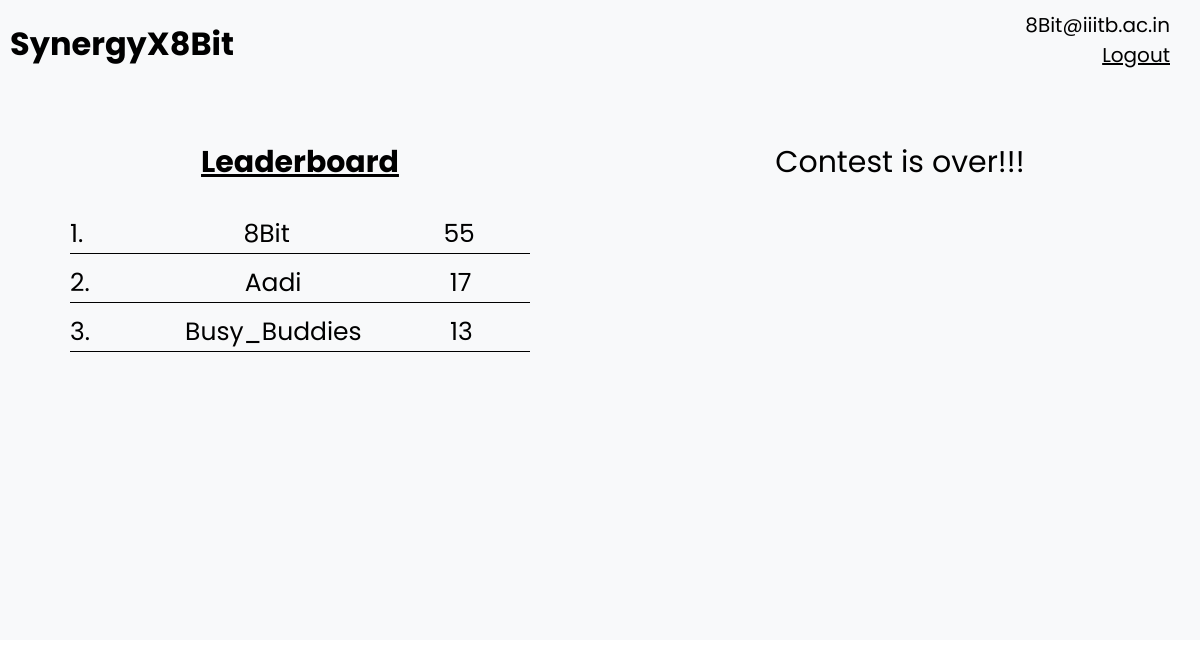
Before: /participant (signed in) with the older database file.
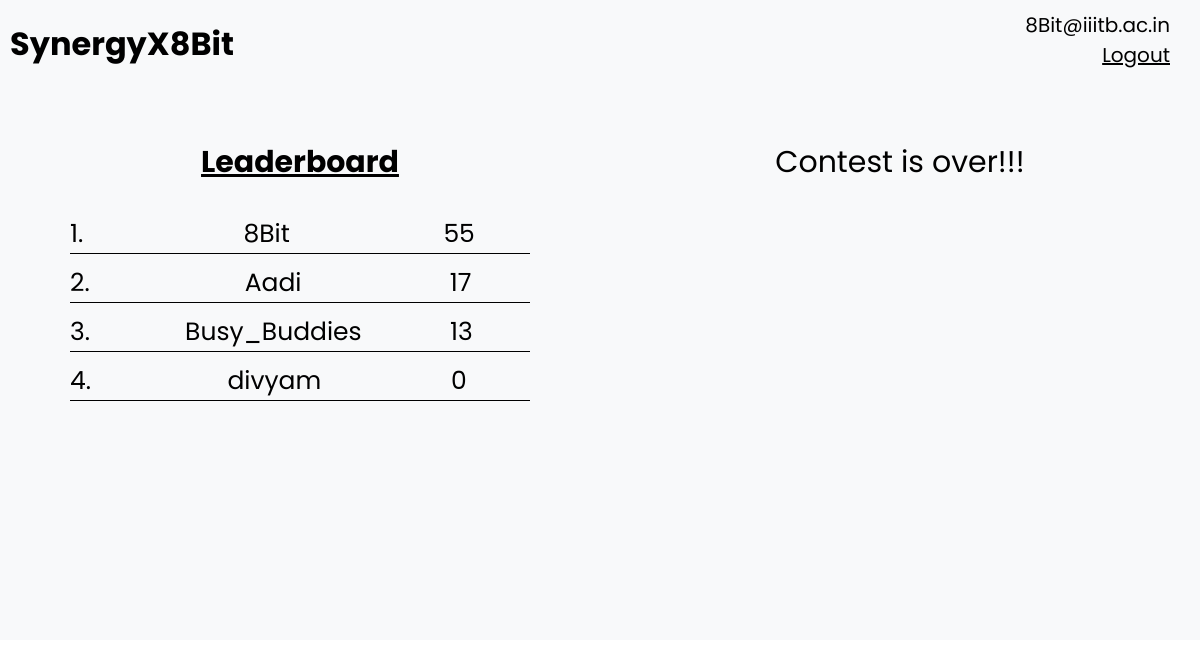
After: the same page with the newer database file.
### base/models.py (models this page shows)
class User(AbstractUser):
    email = models.EmailField(unique=True, null=True)
    phone_number=models.IntegerField(null=True)
    username=models.CharField(unique=True,max_length=100,null=True)
    gold=models.IntegerField(default=0)
    sand=models.DateTimeField(default=datetime(2024,11,10,18,30,30))
    USERNAME_FIELD = 'email'
    REQUIRED_FIELDS = ['username']
    def __str__(self) -> str:
        return str(self.email)

### base/views.py (the view, shortened to what this page needs)
# urls.py: path('participant',views.participant_home,name="participant_home"),
def participant_home(request):
    da=datetime.now()
    user_1= User.objects.get(email=str(request.user))
    timezone = user_1.sand.tzinfo
    da=da.replace(tzinfo=timezone)
    flag=(da<user_1.sand)
    users=User.objects.all().order_by('-gold').values()
    context = {
        'users': users,
        'user_1':user_1,
        'curr_date_time':str(user_1.sand.month) + " " + str(user_1.sand.day) + "," + str(user_1.sand.year) + " " + str(user_1.sand.hour) + ":" + str(user_1.sand.minute) + ":" + str(user_1.sand.second),
        'flag':flag
    }
    return render(request, 'participant_home.html', context)

### base/templates/participant_home.html (shortened to what this page needs)
{% include 'participant_main.html' %}
<div class="screen">
{% block content %}
{% if request.user.is_authenticated %}
<div class="participant-left">
    <h3 class="LeaderBoard-heading">Leaderboard</h3>
    <div class="LeaderBoard">
        {% for user in users %}
        <div class="ranking">
            <p class="rank">{{ forloop.counter }}. &nbsp;&nbsp;&nbsp; <span class="ranking-name">{{ user.username }}</span> &nbsp;&nbsp;&nbsp;{{ user.gold }}</h1>
        </div>
        {% endfor %}
    </div>
</div>
    <div class="participant-right">
        <div>
            <div id="countdown-box"></div>
            {% endif %}
            {% endblock content %}
        </div>
    </div>
</div>

### base/templates/participant_main.html (shortened to what this page needs)
<!DOCTYPE html>
<html lang="en">
<head>
</head>
<body>
    {% include 'participant_navbar.html' %}
</body>
</html>

### base/templates/participant_navbar.html (shortened to what this page needs)
<div class="home-container-participant">
   <a href="{% url 'participant_home' %}" class="heading-participant"><h1>SynergyX8Bit</h1></a>
   <div class="nav-right">
       {% if request.user.is_authenticated %}
       <h1 class="hello-text">{{request.user}}</h1>
       <a href="{% url 'logout' %}" class="logout-button">Logout</a>
       {% else %}
       <a href="{% url 'login' %}">Login</a>
       {% endif %}
   </div>
</div>

### base/templates/participant_home.html (style rules this page uses)
.screen { min-height: 65vh; display: flex; font-family: 'Poppins', sans-serif; background-color: #f8f9fa; width: 100vw; }
.participant-left { width: 50%; padding-top: 20px; display: flex; flex-direction: column; align-items: center; }
.participant-right { width: 50%; display: flex; flex-direction: column; align-items: center; padding-top: 20px; }
.LeaderBoard-heading { font-size: 30px; text-decoration: underline; padding-bottom: 20px; }
.LeaderBoard { padding: 10px; width: 80%; }
.ranking { border-bottom: 1px solid black; margin-bottom: 10px; font-weight: 400; font-size: 25px; }
.ranking-name { display: inline-block; width: 25vw; text-align: center; }
#countdown-box { font-size: 20px; margin-bottom: 20px; font-size: 30px; }

### base/templates/participant_navbar.html (style rules this page uses)
* { padding: 0; margin: 0; box-sizing: border-box; }
.home-container-participant { background-color: #f8f9fa; width: 100%; height: 15vh; display: flex; font-family: 'Poppins', sans-serif; align-items: flex-start; justify-content: space-between; padding-top: 10px; }
.heading-participant { text-decoration: none; color: black; text-align: left; padding: 10px; width: 20%; }
.nav-right { display: flex; flex-direction: column; align-items: flex-end; justify-content: flex-start; width: 50vw; height: 15vh; padding-right: 30px; }
.logout-button { text-decoration: underline; font-size: 20px; color: black; }
.hello-text { font-size: 20px; font-weight: 400; }

Changed rows visible on the page:
added User: username "divyam", gold "0"
